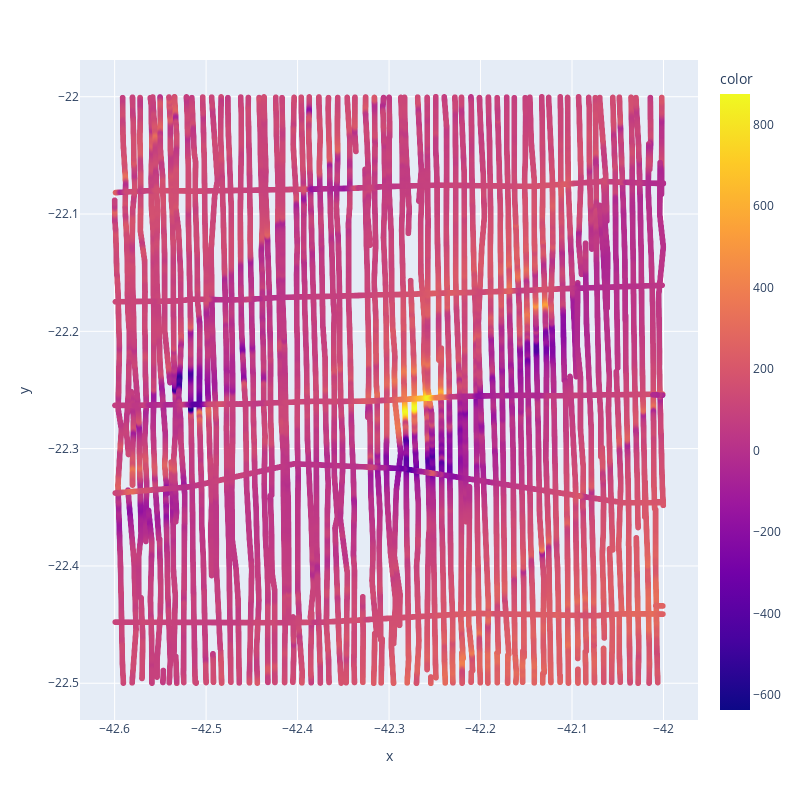

Source (notebook cell):
### Code cell
import verde as vd
import matplotlib.pyplot as plt

data = vd.datasets.fetch_rio_magnetic()

fig = px.scatter(x=data.longitude, y=data.latitude, color=data.total_field_anomaly_nt, width=800, height=800)
fig.show()

### Figure 1 — Plotly figure (JSON) as saved in the notebook; plotly's stock layout.template omitted (floating-point values rounded to 4 significant figures; data arrays with more than 128 entries replaced by an {"elided": "..."} marker saying what was removed)
{"data": [{"hovertemplate": "x=%{x}<br>y=%{y}<br>color=%{marker.color}<extra></extra>", "legendgroup": "", "marker": {"color": {"elided": "37718 float values"}, "coloraxis": "coloraxis", "symbol": "circle"}, "mode": "markers", "name": "", "showlegend": false, "type": "scattergl", "x": {"elided": "37718 float values"}, "xaxis": "x", "y": {"elided": "37718 float values"}, "yaxis": "y"}], "layout": {"coloraxis": {"colorbar": {"title": {"text": "color"}}, "colorscale": [[0, "#0d0887"], [0.1111, "#46039f"], [0.2222, "#7201a8"], [0.3333, "#9c179e"], [0.4444, "#bd3786"], [0.5556, "#d8576b"], [0.6667, "#ed7953"], [0.7778, "#fb9f3a"], [0.8889, "#fdca26"], [1, "#f0f921"]]}, "height": 800, "legend": {"tracegroupgap": 0}, "margin": {"t": 60}, "width": 800, "xaxis": {"anchor": "y", "domain": [0, 1], "title": {"text": "x"}}, "yaxis": {"anchor": "x", "domain": [0, 1], "title": {"text": "y"}}}}
